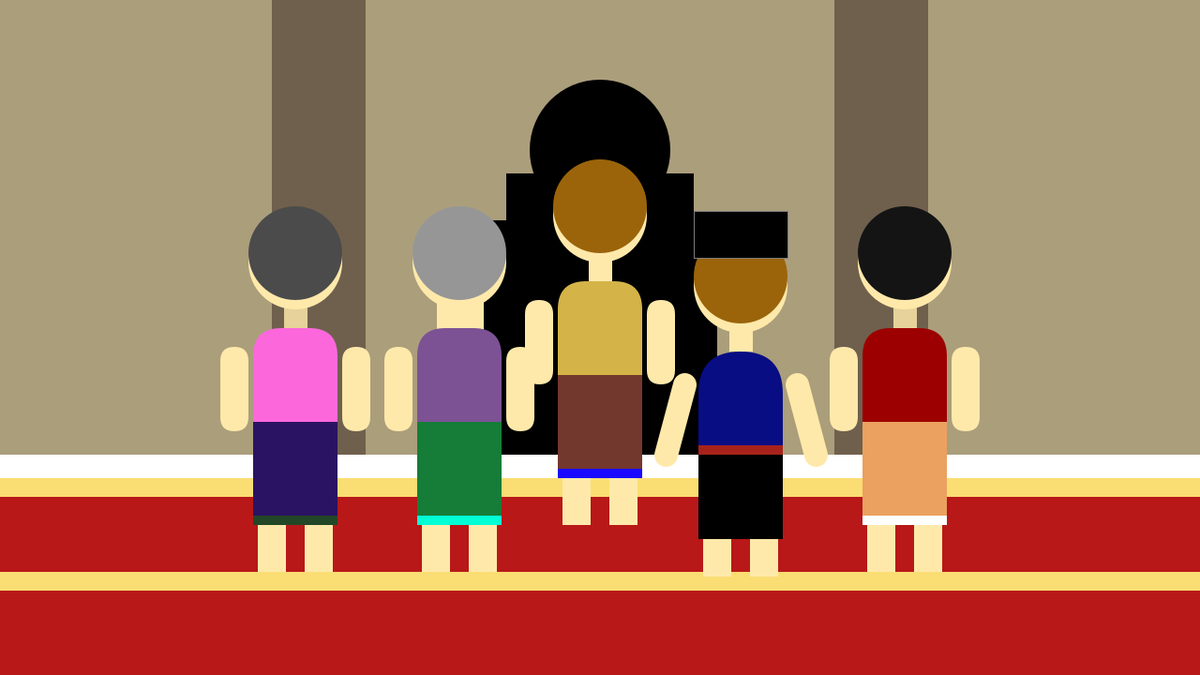
Frame 1 (no input)
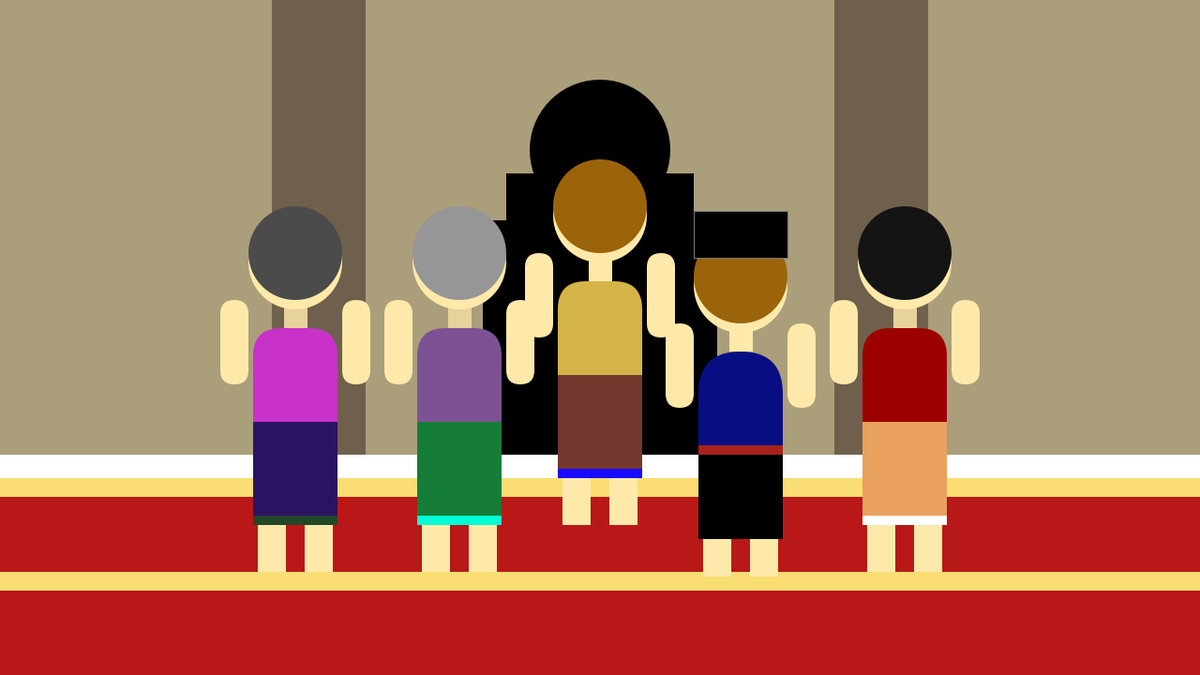
Frame 60 (the mouse pressed at the canvas centre just before this capture)
Frame 120 (the mouse held since frame 60 and released just before this capture): identical to frame 60, image omitted

The Processing sketch that drew these frames (run headless with seeded random() and noise(); from frame 60 on, the mouse is pressed at the canvas centre):

// Processing sketch: seramb_V2
// ── seramb_V2.pde

float t=1;
void setup() {
  size(1280, 720);
  frameRate(5);
}
void draw() {
  if((t>0)&&(t<10)){
  scene1();
  }
  if((t>10)&&(t<20)){
  scene2();
  }
  t=t+1;
}
void scene1(){
  translate(width/2, height/2);
  background(255);
  noStroke();

  //sajadah
  pushMatrix();

  translate(-600, -200);
  fill(184, 24, 24);
  rect(-200, 350, 2000, 500, 250, 500, 1000, 100);
  popMatrix();
  fill(250, 221, 115);
  rect(-1280, 150, 5000, 20);
  rect(-1280, 250, 5000, 20);



  //dinding masjid
  pushMatrix();
  fill(171, 158, 123);
  rect(-640, -375, 1280, 500);
  popMatrix();

  pushMatrix();
  fill(111, 96, 77);
  rect(-350, -375, 100, 500);
  rect(250, -375, 100, 500);
  popMatrix();


  pushMatrix();
  fill(0);
  ellipse(0, -200, 150, 150);
  rect(-100, -175, 200, 250);
  rect(-125, -125, 250, 250);
  popMatrix();

  pushMatrix();
  translate(-450, -250);

  //BAPANYA


  //leher
  fill(255, 233, 170);
  rect(438, 160, 25, 30);

  //kepala
  fill(255, 233, 170);
  noStroke();
  ellipse(450, 120, 100, 100);

  //rambut
  fill(155, 100, 10);
  noStroke();
  ellipse(450, 110, 100, 100);

  //tangan kanan
  fill(255, 233, 170);
  rect(370, 210, 30, 90, 25);

  //badan  
  fill(212, 179, 72);
  rect(405, 190, 90, 200, 30);



  //tangan kiri
  fill(255, 233, 170);
  rect(500, 210, 30, 90, 25);


  //kaki kiri
  fill(255, 233, 170);
  rect(410, 390, 30, 60);

  //kaki kanan
  fill(255, 233, 170);
  rect(460, 390, 30, 60);


  //sarung
  fill(115, 56, 45);
  rect(405, 290, 90, 100);

  //kotak kotak sarung
  fill(25, 10, 255);
  rect(405, 390, 90, 10);


  popMatrix();

  //ARIF
  pushMatrix();

  translate(-300, -175);
  //kepala
  fill(255, 233, 170);
  noStroke();
  ellipse(450, 120, 100, 100);

  pushMatrix();
  //rambut
  fill(155, 100, 10);
  noStroke();
  ellipse(450, 110, 100, 100);
  popMatrix();

  //peci
  pushMatrix();
  stroke(125);
  strokeWeight(1);
  fill(0, 0, 0);
  rect(400, 40, 100, 50);
  popMatrix();

  //leher
  noStroke();
  fill(255, 233, 170);
  rect(438, 160, 25, 30);

  //badan  
  noStroke();
  fill(8, 13, 132);
  rect(405, 190, 90, 180, 110);

  //kaki kiri
  noStroke();
  fill(255, 233, 170);
  rect(410, 370, 30, 60);

  //kaki kanan
  noStroke();
  fill(255, 233, 170);
  rect(460, 370, 30, 60);


  //sarung
  noStroke();
  fill(0, 0, 0);
  rect(405, 290, 90, 100);

  //kotak kotak sarung
  noStroke();
  fill(167, 34, 27);
  rect(405, 290, 90, 10);


  //tangan  
  noStroke();
  strokeWeight(25);   
  stroke(255, 233, 170);
  line(510, 225, 530, 300);
  line(390, 225, 370, 300);

  popMatrix();




  //makmum1
  pushMatrix();
  translate(-600, -200);


  //leher
  //leher
  fill(230, 210, 154);
  rect(438, 160, 25, 30);

  //kepala
  fill(255, 233, 170);
  noStroke();
  ellipse(450, 120, 100, 100);

  //rambut
  fill(150);
  noStroke();
  ellipse(450, 110, 100, 100);

  //tangan kanan
  fill(255, 233, 170);
  rect(370, 210, 30, 90, 25);

  //badan  
  fill(124, 82, 149);
  rect(405, 190, 90, 200, 30);



  //tangan kiri
  fill(255, 233, 170);
  rect(500, 210, 30, 90, 25);


  //kaki kiri
  fill(255, 233, 170);
  rect(410, 390, 30, 60);

  //kaki kanan
  fill(255, 233, 170);
  rect(460, 390, 30, 60);


  //sarung
  fill(21, 125, 56);
  rect(405, 290, 90, 100);

  //kotak kotak sarung
  fill(0, 255, 213);
  rect(405, 390, 90, 10);



  popMatrix();
  
   //makmum2
  pushMatrix();
  translate(-775, -200);


  //leher
  fill(230, 210, 154);
  rect(438, 160, 25, 30);

  //kepala
  fill(255, 233, 170);
  noStroke();
  ellipse(450, 120, 100, 100);

  //rambut
  fill(75);
  noStroke();
  ellipse(450, 110, 100, 100);

  //tangan kanan
  fill(255, 233, 170);
  rect(370, 210, 30, 90, 25);

  //badan  
  fill(252, 104, 220);
  rect(405, 190, 90, 200, 30);



  //tangan kiri
  fill(255, 233, 170);
  rect(500, 210, 30, 90, 25);


  //kaki kiri
  fill(255, 233, 170);
  rect(410, 390, 30, 60);

  //kaki kanan
  fill(255, 233, 170);
  rect(460, 390, 30, 60);


  //sarung
  fill(42, 19, 99);
  rect(405, 290, 90, 100);

  //kotak kotak sarung
  fill(34, 71, 39);
  rect(405, 390, 90, 10);



  
  
  popMatrix();
  
   //makmum2
  pushMatrix();
  translate(-125, -200);


  //leher
  fill(230, 210, 154);
  rect(438, 160, 25, 30);

  //kepala
  fill(255, 233, 170);
  noStroke();
  ellipse(450, 120, 100, 100);

  //rambut
  fill(20);
  noStroke();
  ellipse(450, 110, 100, 100);

  //tangan kanan
  fill(255, 233, 170);
  rect(370, 210, 30, 90, 25);

  //badan  
  fill(157,0,0);
  rect(405, 190, 90, 200, 30);



  //tangan kiri
  fill(255, 233, 170);
  rect(500, 210, 30, 90, 25);


  //kaki kiri
  fill(255, 233, 170);
  rect(410, 390, 30, 60);

  //kaki kanan
  fill(255, 233, 170);
  rect(460, 390, 30, 60);


  //sarung
  fill(235, 161, 96);
  rect(405, 290, 90, 100);

  //kotak kotak sarung
  fill(255);
  rect(405, 390, 90, 10);



  popMatrix();

}

void scene2(){
  translate(width/2, height/2);
  background(255);
  noStroke();

  //sajadah
  pushMatrix();

  translate(-600, -200);
  fill(184, 24, 24);
  rect(-200, 350, 2000, 500, 250, 500, 1000, 100);
  popMatrix();
  fill(250, 221, 115);
  rect(-1280, 150, 5000, 20);
  rect(-1280, 250, 5000, 20);



  //dinding masjid
  pushMatrix();
  fill(171, 158, 123);
  rect(-640, -375, 1280, 500);
  popMatrix();

  pushMatrix();
  fill(111, 96, 77);
  rect(-350, -375, 100, 500);
  rect(250, -375, 100, 500);
  popMatrix();


  pushMatrix();
  fill(0);
  ellipse(0, -200, 150, 150);
  rect(-100, -175, 200, 250);
  rect(-125, -125, 250, 250);
  popMatrix();

  pushMatrix();
  translate(-450, -250);

  //BAPANYA


  //leher
  fill(255, 233, 170);
  rect(438, 160, 25, 30);

  //kepala
  fill(255, 233, 170);
  noStroke();
  ellipse(450, 120, 100, 100);

  //rambut
  fill(155, 100, 10);
  noStroke();
  ellipse(450, 110, 100, 100);
  
    //badan  
  fill(212, 179, 72);
  rect(405, 190, 90, 200, 30);

  //tangan kanan
  pushMatrix();
  translate(0,-50);
  fill(255, 233, 170);
  rect(370, 210, 30, 90, 25);

  //tangan kiri
  fill(255, 233, 170);
  rect(500, 210, 30, 90, 25);
  popMatrix();


  //kaki kiri
  fill(255, 233, 170);
  rect(410, 390, 30, 60);

  //kaki kanan
  fill(255, 233, 170);
  rect(460, 390, 30, 60);


  //sarung
  fill(115, 56, 45);
  rect(405, 290, 90, 100);

  //kotak kotak sarung
  fill(25, 10, 255);
  rect(405, 390, 90, 10);


  popMatrix();

  //ARIF
  pushMatrix();

  translate(-300, -175);
  //kepala
  fill(255, 233, 170);
  noStroke();
  ellipse(450, 120, 100, 100);

  pushMatrix();
  //rambut
  fill(155, 100, 10);
  noStroke();
  ellipse(450, 110, 100, 100);
  popMatrix();

  //peci
  pushMatrix();
  stroke(125);
  strokeWeight(1);
  fill(0, 0, 0);
  rect(400, 40, 100, 50);
  popMatrix();

  //leher
  noStroke();
  fill(255, 233, 170);
  rect(438, 160, 25, 30);

  //badan  
  noStroke();
  fill(8, 13, 132);
  rect(405, 190, 90, 180, 110);

  //kaki kiri
  noStroke();
  fill(255, 233, 170);
  rect(410, 370, 30, 60);

  //kaki kanan
  noStroke();
  fill(255, 233, 170);
  rect(460, 370, 30, 60);


  //sarung
  noStroke();
  fill(0, 0, 0);
  rect(405, 290, 90, 100);

  //kotak kotak sarung
  noStroke();
  fill(167, 34, 27);
  rect(405, 290, 90, 10);


  //tangan kanan
  pushMatrix();
  translate(0,-50);
  fill(255, 233, 170);
  rect(370, 210, 30, 90, 25);

  //tangan kiri
  fill(255, 233, 170);
  rect(500, 210, 30, 90, 25);
  popMatrix();

  popMatrix();




  //makmum1
  pushMatrix();
  translate(-600, -200);


  //leher
  //leher
  fill(230, 210, 154);
  rect(438, 160, 25, 30);

  //kepala
  fill(255, 233, 170);
  noStroke();
  ellipse(450, 120, 100, 100);

  //rambut
  fill(150);
  noStroke();
  ellipse(450, 110, 100, 100);

  //badan  
  fill(124, 82, 149);
  rect(405, 190, 90, 200, 30);

  //tangan kanan
  pushMatrix();
  translate(0,-50);
  fill(255, 233, 170);
  rect(370, 210, 30, 90, 25);

  //tangan kiri
  fill(255, 233, 170);
  rect(500, 210, 30, 90, 25);
  popMatrix();

  //kaki kiri
  fill(255, 233, 170);
  rect(410, 390, 30, 60);

  //kaki kanan
  fill(255, 233, 170);
  rect(460, 390, 30, 60);


  //sarung
  fill(21, 125, 56);
  rect(405, 290, 90, 100);

  //kotak kotak sarung
  fill(0, 255, 213);
  rect(405, 390, 90, 10);



  popMatrix();
  
   //makmum2
  pushMatrix();
  translate(-775, -200);


  //leher
  fill(230, 210, 154);
  rect(438, 160, 25, 30);

  //kepala
  fill(255, 233, 170);
  noStroke();
  ellipse(450, 120, 100, 100);

  //rambut
  fill(75);
  noStroke();
  ellipse(450, 110, 100, 100);

  //badan  
  fill(200,50,200);
  rect(405, 190, 90, 200, 30);

  //tangan kanan
  pushMatrix();
  translate(0,-50);
  fill(255, 233, 170);
  rect(370, 210, 30, 90, 25);

  //tangan kiri
  fill(255, 233, 170);
  rect(500, 210, 30, 90, 25);
  popMatrix();


  //kaki kiri
  fill(255, 233, 170);
  rect(410, 390, 30, 60);

  //kaki kanan
  fill(255, 233, 170);
  rect(460, 390, 30, 60);


  //sarung
  fill(42, 19, 99);
  rect(405, 290, 90, 100);

  //kotak kotak sarung
  fill(34, 71, 39);
  rect(405, 390, 90, 10);



  
  
  popMatrix();
  
   //makmum2
  pushMatrix();
  translate(-125, -200);


  //leher
  fill(230, 210, 154);
  rect(438, 160, 25, 30);

  //kepala
  fill(255, 233, 170);
  noStroke();
  ellipse(450, 120, 100, 100);

  //rambut
  fill(20);
  noStroke();
  ellipse(450, 110, 100, 100);


  //badan  
  fill(157,0,0);
  rect(405, 190, 90, 200, 30);

  //tangan kanan
  pushMatrix();
  translate(0,-50);
  fill(255, 233, 170);
  rect(370, 210, 30, 90, 25);

  //tangan kiri
  fill(255, 233, 170);
  rect(500, 210, 30, 90, 25);
  popMatrix();


  //kaki kiri
  fill(255, 233, 170);
  rect(410, 390, 30, 60);

  //kaki kanan
  fill(255, 233, 170);
  rect(460, 390, 30, 60);


  //sarung
  fill(235, 161, 96);
  rect(405, 290, 90, 100);

  //kotak kotak sarung
  fill(255);
  rect(405, 390, 90, 10);



  popMatrix();
}
